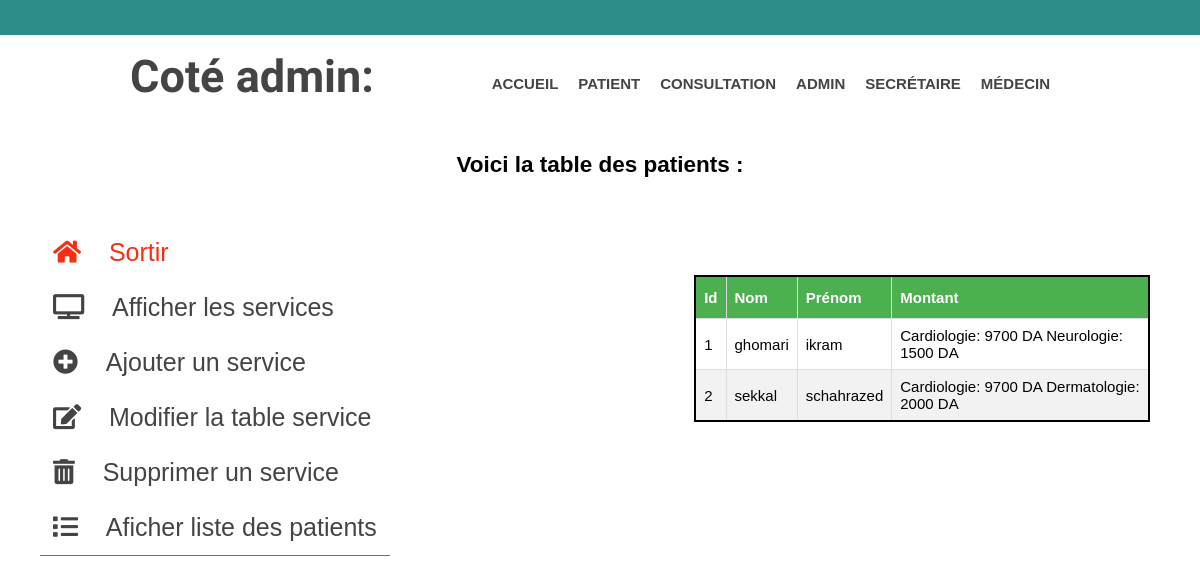
/afficherPatient.php, run on the app's committed database.
### tables this page shows
CREATE TABLE IF NOT EXISTS `patient` (
  `id` int(100) NOT NULL AUTO_INCREMENT,
  `Nom` varchar(50) NOT NULL,
  `prenom` varchar(50) NOT NULL,
  `birthday` varchar(10) NOT NULL,
  `lieu` varchar(100) NOT NULL,
  `adresse` varchar(100) NOT NULL,
  `ville` varchar(100) NOT NULL,
  `willaya` varchar(100) NOT NULL,
  `type` varchar(100) NOT NULL,
  `medecin` varchar(100) NOT NULL,
  `service` varchar(100) NOT NULL,
  `montant` varchar(500) NOT NULL,
  `user` varchar(100) NOT NULL,
  `pass` varchar(100) NOT NULL,
  `Num` int(100) NOT NULL,
  `dateC` varchar(10) NOT NULL,
  `consult` varchar(400) NOT NULL,
  `rapport` varchar(500) NOT NULL,
  PRIMARY KEY (`id`)
);

### afficherPatient.php (the view, shortened to what this page needs)
<!DOCTYPE html>
<html>
<head>
    <link rel="stylesheet" href="css/all.min.css">
</head>
<body>
   <header>  </header>
     <section id="head">
      <div class="wrapper">
         <h1>Coté admin:</h1>
           <nav>
           <ul>
              <li><a href="index.html">accueil</a></li>
              <li><a href="patient.html">patient</a></li>
              <li><a href="consultation.php">consultation</a></li>
              <li><a href="login.html">admin</a></li>
              <li><a href="secretaire1.html">secrétaire</a></li>
              <li><a href="consultationM.php">Médecin</a></li>
           </ul>
         </nav>
      </div>
   </section>
     <br>
    <center><h2><p>Voici la table des patients :</p></h2></center><br>
  <div id="content">
      <div class="icon-bar">
          <a class="active" href="medical.html"><i class="fa fa-home"></i>&nbsp;&nbsp;&nbsp;&nbsp;Sortir</a>
          <a  href="afficherService.php"><i class="fas fa-tv"></i>&nbsp;&nbsp;&nbsp;&nbsp;Afficher les services</a>
          <a href="ajouterService.html"><i class="fas fa-plus-circle"></i></i>&nbsp;&nbsp;&nbsp;&nbsp;Ajouter un service</a>
          <a href="modifierService1.php"><i class="fas fa-edit"></i>&nbsp;&nbsp;&nbsp;&nbsp;Modifier la table service</a>
          <a href="supprimerService1.php"><i class="fas fa-trash-alt"></i>&nbsp;&nbsp;&nbsp;&nbsp;Supprimer un service</a>
          <a class="aff" href="afficherPatient.php"><i class="fas fa-list"></i>&nbsp;&nbsp;&nbsp;&nbsp;Aficher liste des patients</a>
      </div>
      <div id="tab">
 <?php
$servername = "localhost";
$username = "root";
$password = "";
$dbname = "medicare";
$conn = new mysqli($servername, $username, $password, $dbname);
$sql = "SELECT * FROM patient";
$result = $conn->query($sql);
if ($result->num_rows > 0) {
    echo "<table><tr><th>Id</th><th>Nom </th><th>Prénom</th><th>Montant</th><tr>";
    while($row = $result->fetch_assoc()) {
        echo "<tr><td>" . $row["id"]. "</td>
                  <td>". " " . $row["Nom"]. "</td>
                  <td>" . $row["prenom"]. "</td>
                  <td>" . $row["montant"]. "</td>
              </tr>";
    }
    echo "</table>";
}
else {
    echo "0 results";
}
?>
      </div>
   </div>
</body>
</html>

### afficherPatient.php (style rules this page uses)
table, th, td { border: 2px solid ; border-collapse: collapse; }
* { margin: 0; padding: 0; }
body { font-family: arial,sans-serif; font-size: 15px; }
body { margin: 0 auto; background-image: url("../photo/coeur.jpg"); background-repeat: no-repeat; background-size: 100% 660px; }
header { height: 35px; background-color: #2D8D89; }
.wrapper { width: 940px; margin: 0 auto; padding: 0 10px; }
a { text-decoration: none; color:#444; }
#head { height: 100px; }
#head h1 { font-family: 'Crete Round',serif; font-size: 45px; color:#444; float: left; margin-top:15px; }
#head nav { float:right; margin-top: 40px; }
ul { list-style: none; }
#head nav ul li { display: inline-block; margin-right: 20px; float: left; margin-bottom: 10px; }
#head nav ul li a { text-transform: uppercase; font-weight: bold; }
div#content div { display: inline-block; }
.icon-bar { width: 390px; margin-top: 30px; margin-right: 300px; vertical-align: top; }
.icon-bar a { display: block; padding: 13px; margin-left:40px ; transition: all 0.3s ease; font-size: 25px; }
.icon-bar .active { color: #F72E12; }
.icon-bar .aff { border-bottom: 1px solid #2D8D89; }
#tab { font-family: Arial, Helvetica, sans-serif; border-collapse: collapse; margin-top: 80px; width: 38%; }
#tab td, #tab th { border: 1px solid #ddd; padding: 8px; }
#tab tr:nth-child(even) { background-color: #f2f2f2; }
#tab th { padding-top: 12px; padding-bottom: 12px; text-align: left; background-color: #4CAF50; color: white; }

### data on the page
patient: id "1", Nom "ghomari", prenom "ikram", montant "Cardiologie: 9700 DA Neurologie: 1500 DA"
patient: id "2", Nom "sekkal", prenom "schahrazed", montant "Cardiologie: 9700 DA Dermatologie: 2000 DA"
